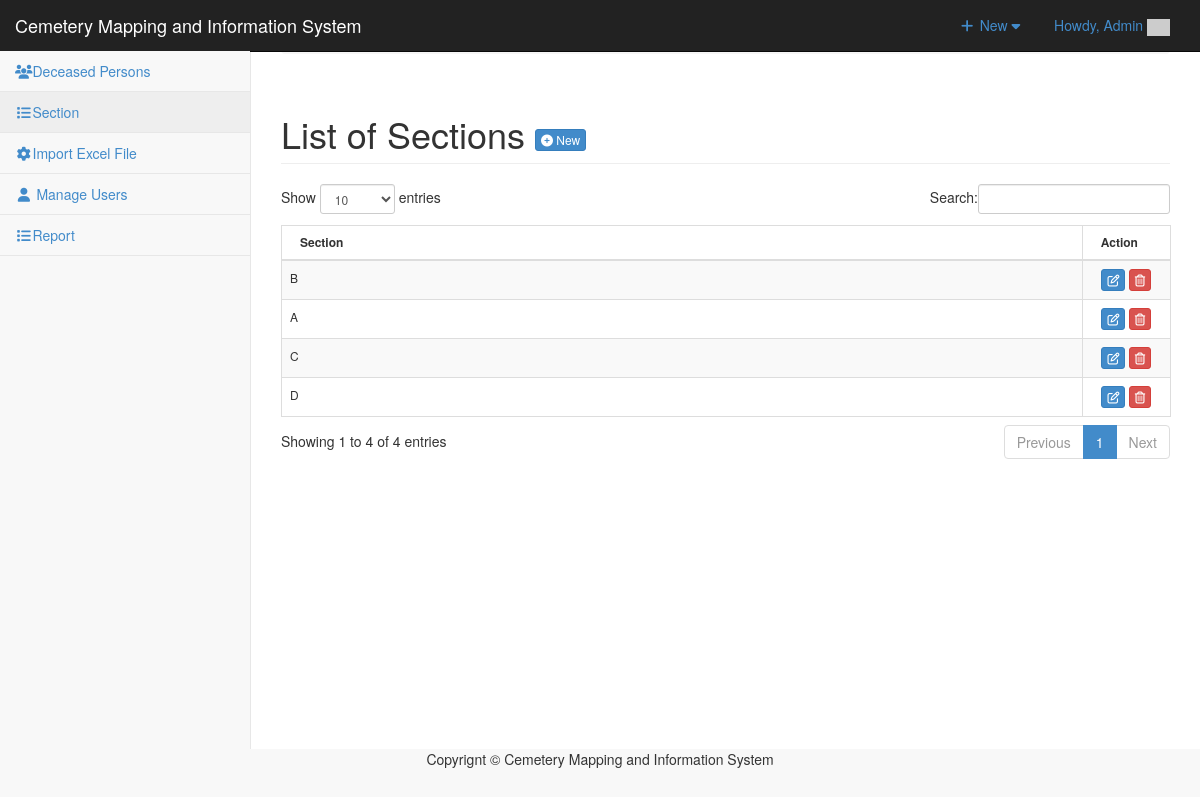
Page /admin/category/index.php (signed in) on the committed database.
### tables this page shows
CREATE TABLE `tblcategory` (
  `CATEGID` int(11) NOT NULL,
  `CATEGORIES` varchar(255) NOT NULL,
  `USERID` int(11) NOT NULL
);

### admin/category/index.php (called while the page is built, shortened)
<?php
require_once ("../theme/templates.php");
?>

### include/database.php (called while the page is built, shortened)
<?php
class Database {
	var $sql_string = '';
	private $conn;
	public function open_connection() {
		$this->conn = mysqli_connect(server,user,pass);
		if(!$this->conn){
			echo "Problem in database connection! Contact administrator!";
			exit();
		}else{
			$db_select = mysqli_select_db($this->conn,database_name);
		}
	}
	function setQuery($sql='') {
		$this->sql_string=$sql;
	}
	function executeQuery() {
		$result = mysqli_query($this->conn,$this->sql_string);
		return $result;
	}
	private function confirm_query($result) {
		return $result;
	}
	function loadResultList( $key='' ) {
		$cur = $this->executeQuery();
		$array = array();
		while ($row = mysqli_fetch_object($cur)) {
			if ($key) {
				$array[$row->$key] = $row;
			} else {
				$array[] = $row;
			}
		}
		return $array;
	}
}
$mydb = new Database();
?>

### admin/category/list.php (the view, shortened to what this page needs)
<div class="row">
      	 <div class="col-lg-12">
           <h1 class="page-header">List of Sections  <a href="index.php?view=add" class="btn btn-primary btn-xs  ">  <i class="fa fa-plus-circle fw-fa"></i> New</a>  </h1>
      		</div>
  		 </div>
 		    <form action="controller.php?action=delete" Method="POST">
		     <div class="table-responsive">
			<table id="dash-table" class="table table-striped table-bordered table-hover"  style="font-size:12px" cellspacing="0">
			  <thead>
			  	<tr>
			  		<th>
			  		 Section</th>
			  		 <th width="10%" align="center">Action</th>
			  	</tr>
			  </thead>
			  <tbody>
			  	<?php
			  		$mydb->setQuery("SELECT * FROM `tblcategory`");
			  		$cur = $mydb->loadResultList();
					foreach ($cur as $result) {
			  		echo '<tr>';
			  			echo '<td>' . $result->CATEGORIES.'</td>';
			  		echo '<td align="center"><a title="Edit" href="index.php?view=edit&id='.$result->CATEGID.'" class="btn btn-primary btn-xs  ">  <span class="fa fa-edit fw-fa"></a>
			  		     <a title="Delete" href="controller.php?action=delete&id='.$result->CATEGID.'" class="btn btn-danger btn-xs  ">  <span class="fa  fa-trash-o fw-fa "></a></td>';
			  		echo '</tr>';
			  	}
			  	?>
			  </tbody>
			</table>
			</form>

### admin/css/sb-admin-2.css (style rules this page uses)
body { background-color: #f8f8f8; }

### rows in the picture
tblcategory: CATEGORIES "B"
tblcategory: CATEGORIES "A"
tblcategory: CATEGORIES "C"
tblcategory: CATEGORIES "D"

### other values in the picture
$_SESSION['U_NAME'] "Admin"
